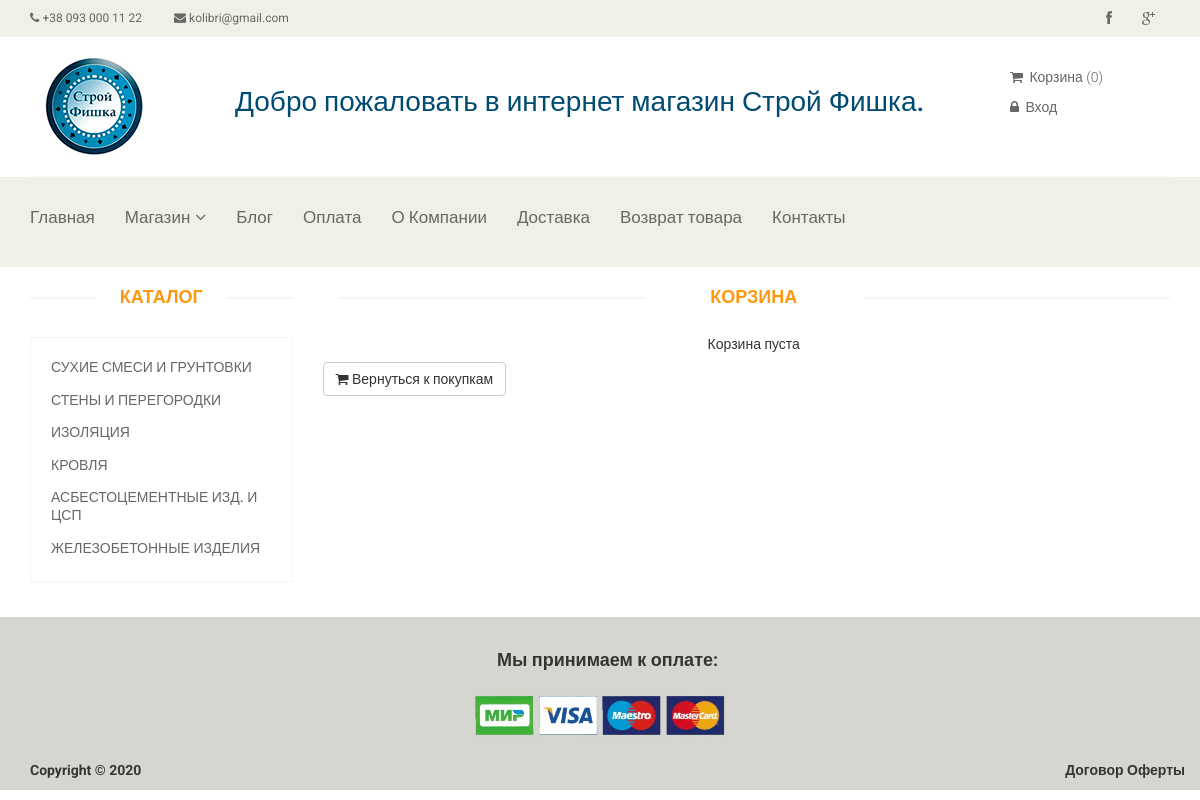
Page /cart/ on the committed database.
### tables this page shows
CREATE TABLE `category` (
  `id` int(11) NOT NULL,
  `name` varchar(255) NOT NULL,
  `sort_order` int(11) NOT NULL DEFAULT '0',
  `status` int(11) NOT NULL DEFAULT '1'
);

### config/routes.php (called while the page is built)
<?php
return array(
    'product/([0-9]+)'=> 'product/view/$1',
    'catalog' => 'catalog/index',
    'view-ajax.php'=>'ajax/MakeAjax',
    'category/([0-9]+)/page-([0-9]+)' => 'catalog/category/$1/$2',
    'category/([0-9]+)' => 'catalog/category/$1',
    'cart/checkout' => 'cart/checkout',
    'cart/add/([0-9]+)' => 'cart/add/$1',
    'cart/addAjax/([0-9]+)' => 'cart/addAjax/$1',
    'cart/delete/([0-9]+)' => 'cart/delete/$1',
    'cart' => 'cart/index',
    'user/order/([0-9]+)' => 'user/order/$1',
    'user/showSecondTableAjax' => 'user/showSecondTableAjax',
    'user/testAjax' => 'user/testAjax',
    'user/register' => 'user/register',
    'user/login' => 'user/login',
    'user/logout' => 'user/logout',
    'cabinet/order' => 'cabinet/order',
    'cabinet' => 'cabinet/index',
    'user/company' => 'cabinet/company',
    'register/user' => 'user/newcompany',
    'contacts' => 'site/contact',
    'about' => 'site/about',
    'blog' => 'news/index',
    'payment' => 'site/payment',
    'delivery' => 'site/delivery',
    'return' => 'site/return',
    'returnnoquality' => 'site/returnNoQuality',
    'returnquality' => 'site/returnQuality',
    'error' => 'site/error',
    ''=> 'site/index',
);
?>

### controllers/CartController.php (called while the page is built, shortened)
<?php
class CartController
{
    public function actionIndex()
    {
        $categories = Category::getCategoriesList();
        $productsInCart = Cart::getProducts();
        require_once(ROOT.'/views/cart/index.php');
        return true;
    }
}
?>

### index.php (called while the page is built, shortened)
<?php
require_once(ROOT.'/components/Autoload.php');
$router = new Router;
$router->run();
?>

### models/Category.php (called while the page is built)
<?php
class Category
{
    public static function getCategoriesList()
    {
        $db = Db::getConnection();
        $categoryList = array();
        $result = $db->query('SELECT id, name FROM category ORDER BY sort_order ASC');
        $i = 0;
        while($row = $result->fetch()){
            $categoryList[$i]['id'] = $row['id'];
            $categoryList[$i]['name'] = $row['name'];
            $i++;
        }
        return $categoryList;
    }
}
?>

### components/Autoload.php (called while the page is built, shortened)
<?php
function load($class_name)
{
    $array_paths = array(
        '/models/',
        '/components/'
    );
    foreach ($array_paths as $path) {
        $path = ROOT . $path . $class_name . '.php';
    }
}
?>

### components/Cart.php (called while the page is built, shortened)
<?php
class Cart
{
    public static function getProducts()
    {
        return false;
    }
}
?>

### views/cart/index.php (the view, shortened to what this page needs)
<?php include ROOT . '/views/layouts/header.php'; ?>
<section>
    <div class="container">
        <div class="row">
            <div class="col-sm-3">
                <div class="left-sidebar">
                    <h2>Каталог</h2>
                    <div class="panel-group category-products">
                        <?php foreach ($categories as $categoryItem): ?>
                            <div class="panel panel-default">
                                <div class="panel-heading">
                                    <h4 class="panel-title">
                                        <a href="/category/<?php echo $categoryItem['id'];?>">
                                            <?php echo $categoryItem['name'];?>
                                        </a>
                                    </h4>
                                </div>
                            </div>
                        <?php endforeach; ?>
                    </div>
                </div>
            </div>
            <div class="col-sm-9 padding-right">
                <div class="features_items">
                    <h2 class="title text-center">Корзина</h2>
                    <?php if ($productsInCart): ?>
                        <p><h5>Вы выбрали товары:</h5></p>
                        <table  class="table-bordered table-striped table">
                            <tr>
                                <th>Код товара</th>
                                <th>Название</th>
                                <th>Количество, шт</th>
                                <th>Сумма НДС, руб</th>
                                <th>Стоимость, руб</th>
                                <th>Удалить</th>
                            </tr>
                            <?php foreach ($products as $product): ?>
                                <tr>
                                    <td><?php echo $product['code']; ?></td>
                                    <td>
                                        <a href="/product/<?php echo $product['id']; ?>">
                                            <?php echo $product["name"]; ?>
                                        </a>
                                    </td>
                                    <td><?php echo $productsInCart[$product['id']]; ?></td>
                                    <td><?php echo ($product['price'] *(20/120)); ?> р.</td>
                                    <td><?php echo $product['price']; ?> р.</td>
                                    <td>
                                        <a href="/cart/delete/<?php echo $product['id'];?>">
                                            <i class="fa fa-times"></i>
                                        </a>
                                    </td>
                                </tr>
                            <?php endforeach; ?>
                                <tr>
                                    <td colspan="3">Итого:</td>
                                    <td><?php echo $nds; ?> р.</td>
                                    <td><?php echo $totalPrice; ?> р.</td>
                                    <td></td>
                                </tr>
                        </table>
                        <a class="btn btn-default checkout" href="/cart/checkout"><i class="fa fa-shopping-cart"></i> Оформить заказ</a>
                    <?php else: ?>
                        <p><h5 class="title text-center">Корзина пуста</h5></p>
                        <a class="btn btn-default checkout" href="/"><i class="fa fa-shopping-cart"></i> Вернуться к покупкам</a>
                    <?php endif; ?>
                </div>
            </div>
        </div>
    </div>
</section>
<?php include ROOT . '/views/layouts/footer.php'; ?>

### components/Router.php (shortened to what this page needs)
<?php
class Router
{
    private $routes;
    public function __construct()
    {
        $routesPath = ROOT. '/config/routes.php';
        $this->routes = include($routesPath);
    }
    private function getURI()
    {
        if(!empty($_SERVER['REQUEST_URI'])){
            return trim($_SERVER['REQUEST_URI'], '/');
        }
    }
    public function run()
    {
        $uri = $this->getURI();
        foreach ($this->routes as $uriPattern => $path){
            if (preg_match("~$uriPattern~", $uri)){
                $internalRoute = preg_replace("~$uriPattern~", $path, $uri);
                $segments = explode('/', $internalRoute);
                $controllerName = array_shift($segments). 'Controller';
                $actionName = 'action'.ucfirst(array_shift($segments));
                $parameters = $segments;
                $controllerObject = new $controllerName;
                $result = call_user_func_array(array($controllerObject, $actionName), $parameters);
                if ($result != null){
                    break;
                }
            };
        };
    }
}
?>

### template/css/main.css (style rules this page uses)
body { font-family: 'Roboto', sans-serif; background:; position: relative; font-weight:400px; }
a { -webkit-transition: 300ms; -moz-transition: 300ms; -o-transition: 300ms; transition: 300ms; }
h1, h2, h3, h4, h5, h6 { font-family: 'Roboto', sans-serif; }
.category-products { border: 1px solid #F7F7F0; margin-bottom: 35px; padding-bottom: 20px; padding-top: 15px; }
.left-sidebar h2, .brands_products h2 { color: #FE980F; font-family: 'Roboto', sans-serif; font-size: 18px; font-weight: 700; margin: 0 auto 30px; text-align: center; text-transform: uppercase; position: relative; z-index:3; }
.left-sidebar h2:after, h2.title:after { content: " "; position: absolute; border: 1px solid #f5f5f5; bottom:8px; left: 0; width: 100%; height: 0; z-index: -2; }
.left-sidebar h2:before { content: " "; position: absolute; background: #fff; bottom: -6px; width: 130px; height: 30px; z-index: -1; left: 50%; margin-left: -65px; }
h2.title:before { content: " "; position: absolute; background: #fff; bottom: -6px; width: 220px; height: 30px; z-index: -1; left: 50%; margin-left: -110px; }
.category-products .panel { background-color: #FFFFFF; border: 0px; border-radius: 0px; box-shadow:none; margin-bottom: 0px; }
.category-products .panel-default .panel-heading { background-color: #FFFFFF; border: 0 none; color: #FFFFFF; padding: 5px 20px; }
.category-products .panel-default .panel-heading .panel-title a { color: #696763; font-family: 'Roboto', sans-serif; font-size: 14px; text-decoration: none; text-transform: uppercase; }
.padding-right { padding-right: 0; }
.features_items { overflow:hidden; }
h2.title { color: #FE980F; font-family: 'Roboto', sans-serif; font-size: 18px; font-weight: 700; margin: 0 15px; text-transform: uppercase; margin-bottom: 30px; position: relative; }

### rows in the picture
category: name "СУХИЕ СМЕСИ И ГРУНТОВКИ"
category: name "СТЕНЫ И ПЕРЕГОРОДКИ"
category: name "ИЗОЛЯЦИЯ"
category: name "КРОВЛЯ"
category: name "АСБЕСТОЦЕМЕНТНЫЕ ИЗД. И ЦСП"
category: name "ЖЕЛЕЗОБЕТОННЫЕ ИЗДЕЛИЯ"
